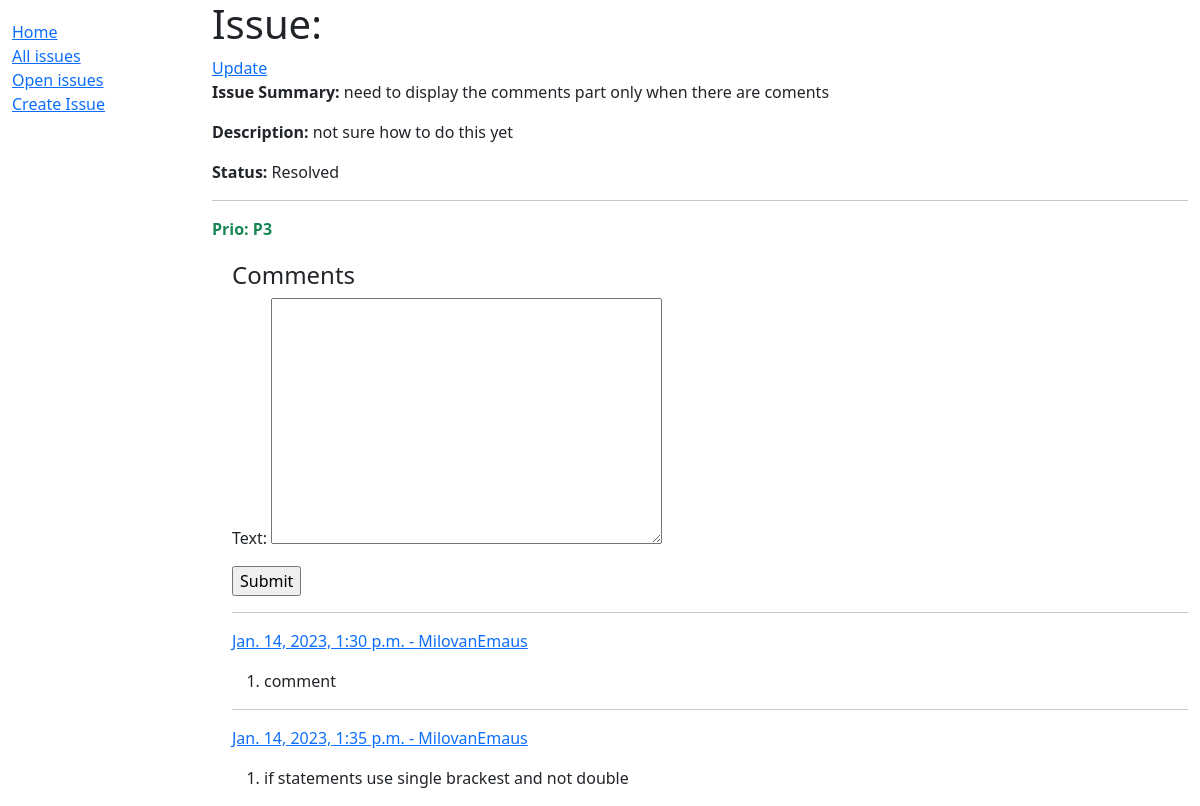
Screenshot of /issues/issue/7 with the database file from the repository.
### issues/models.py (models this page shows, shortened)
class Issue(models.Model):
    PRIORITY_CRIT = "P1"
    PRIORITY_HIGH = "P2"
    PRIORITY_LOW = "P3"
    PRIORITY_CHOICES = [
        (PRIORITY_CRIT, "Critical"),
        (PRIORITY_HIGH, "High"),
        (PRIORITY_LOW, "Low"),
    ]
    STATUS_NEW = "New"
    STATUS_ON_HOLD = "On Hold"
    STATUS_WAITING = "Waiting"
    STATUS_CANCELED = "Canceled"
    STATUS_RESOLVED = "Resolved"
    STATUS_IN_DEVELOPMENT = "In Development"
    STATUS_CHOICES = [
        (STATUS_NEW, "New"),
        (STATUS_ON_HOLD, "On Hold"),
        (STATUS_WAITING, "Waiting"),
        (STATUS_CANCELED, "Canceled"),
        (STATUS_RESOLVED, "Resolved"),
        (STATUS_IN_DEVELOPMENT, "In Development"),
    ]
    brief_description = models.TextField("Summary")
    description = models.TextField()
    priority = models.CharField(
        max_length=2, choices=PRIORITY_CHOICES, default=PRIORITY_LOW
    )
    status = models.TextField(choices=STATUS_CHOICES, default=STATUS_NEW)
    date_created = models.DateTimeField(auto_now_add=True)
    date_updated = models.DateTimeField(auto_now=True)
    created_by = models.ForeignKey(User, on_delete=models.DO_NOTHING, related_name="creator", default="")
    assigned_to = models.ForeignKey(User, on_delete=models.DO_NOTHING, related_name="Assignee", default="", null=True)
    added_files = models.FileField(
        "files",
        null=True,
        blank=True
    )
    def get_update_url(self):
        return reverse('issue-update-view', kwargs={'pk': self.pk})

class Comment(models.Model):
    date_created = models.DateTimeField(auto_now_add=True)
    date_updated = models.DateTimeField(auto_now=True)
    comment_body = models.TextField("Text", unique=False)
    created_by = models.ForeignKey(User, on_delete=models.DO_NOTHING, unique=False)
    related_issue = models.ForeignKey(Issue, on_delete=models.CASCADE, default="")
    added_files = models.FileField("files", null=True, blank=True)
    def get_absolute_url(self):
        return reverse('comment-detail-view', args=[str(self.id)])

### authentication/models.py (models this page shows)
class User(AbstractUser):
    pass

### issues/views.py (the view, shortened to what this page needs)
class IssueDetailView(FormMixin, generic.DetailView):
    model = Issue
    form_class = AddCommentForm
    def get_context_data(self, **kwargs):
        context = super().get_context_data(**kwargs)
        context["add_comment_form"] = AddCommentForm()
        return context

### issues/forms.py
class AddCommentForm(ModelForm):
    class Meta:
        model = Comment
        fields = ["comment_body"]

### issues/templates/issues/issue_detail.html (shortened to what this page needs)
{% extends "base_generic.html" %}
{% block content %}
<h1>Issue: {{ context.id }}</h1>
<a href="{{object.get_update_url}}">Update</a>
<p><strong>Issue Summary:</strong> {{ issue.brief_description }}</p>
<p><strong>Description:</strong> {{ issue.description }}</p>
<p><strong>Status:</strong> {{ issue.status }}</p>
<hr>
<p class="{% if issue.priority == 'P3' %}text-success{% elif issue.priority == 'P1' %}text-danger{% else %}text-warning{% endif %}">
<strong>Prio: {{ issue.priority }}</strong><p>
<div style="margin-left:20px;margin-top:20px">
    {% if issue.comment_set.all %}
    <h4>Comments</h4>
    <div>
        <form method="post">
        {{ form.as_p }}
        <input type="submit" value="Submit">
        </form>
    </div>
    {% for com in issue.comment_set.all  %}
    <hr>
    <p><a href="{{ com.get_absolute_url }}">{{com.date_created}} - {{com.created_by}}</a>
             </p>
    <ol>
    <li>{{ com.comment_body}}</li>
    </ol>
    {% endfor %}
    {% endif %}
</div>
{% endblock %}

### rows the page displays
Issue: brief_description "need to display the comments part only when there are coments", description "not sure how to do this yet", status "Resolved", priority "P3"
Comment: date_created "Jan. 14, 2023, 1:30 p.m.", created_by "MilovanEmaus", comment_body "comment"
Comment: date_created "Jan. 14, 2023, 1:35 p.m.", created_by "MilovanEmaus", comment_body "if statements use single brackest and not double"
